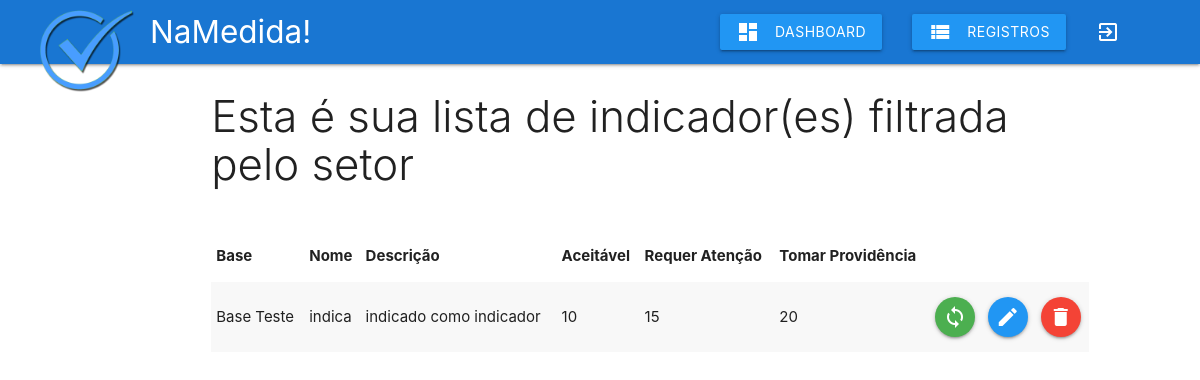
Screenshot of /php/filtrar-setor-indicador.php?idSetor=4 (signed in) with the database file from the repository.
### tables this page shows
CREATE TABLE `indicador` (
  `idIndicador` int(11) NOT NULL,
  `idBase` int(11) DEFAULT NULL,
  `nome` varchar(45) DEFAULT NULL,
  `descricao` varchar(255) DEFAULT NULL,
  `aceitavel` double DEFAULT NULL,
  `requer_atencao` double DEFAULT NULL,
  `tomar_providencia` double DEFAULT NULL
);

CREATE TABLE `base` (
  `idBase` int(11) NOT NULL,
  `nome` varchar(45) DEFAULT NULL,
  `descricao` varchar(255) DEFAULT NULL,
  `idProjeto` int(11) DEFAULT NULL
);

### php/includes/cabecalhos.php (called while the page is built, shortened)
<?php
$indicador[] = 'Base';
$indicador[] = 'Nome';
$indicador[] = 'Descrição';
$indicador[] = 'Aceitável';
$indicador[] = 'Requer Atenção';
$indicador[] = 'Tomar Providência';

### php/filtrar-setor-indicador.php (the view, shortened to what this page needs)
<?php
include_once 'db_connect.php';
include_once 'includes/header.php';
include_once 'includes/cabecalhos.php';
include_once 'includes/navbar.php';
if(isset($_GET['idSetor'])):
	$id = mysqli_escape_string($connect, $_GET['idSetor']);
	$sql = "SELECT * FROM projeto WHERE idSetor = '$id'";
	$ids_projetos = array();
	$ids_bases = array();
	$ids_indicadores = array();
	$resultado = mysqli_query($connect, $sql);
	if (mysqli_num_rows($resultado) > 0):
		while ($projetos_dados = mysqli_fetch_array($resultado)):
			$ids_projetos[] = $projetos_dados['idProjeto'];
		endwhile;
		$sql = "SELECT * FROM base WHERE ";
		for($i = 0; $i < count($ids_projetos); $i++):
			if($i == 0):
				$id = $ids_projetos[$i];
				$sql = $sql."idProjeto = '$id'";
			else:
				$id = $ids_projetos[$i];
				$sql = $sql." OR idProjeto = '$id'";
			endif;
		endfor;
		$resultado = mysqli_query($connect, $sql);
		if (mysqli_num_rows($resultado) > 0):
			while ($bases_dados = mysqli_fetch_array($resultado)):
				$ids_bases[] = $bases_dados['idBase'];
			endwhile;
			$sql = "SELECT * FROM indicador WHERE ";
			for($i = 0; $i < count($ids_bases); $i++):
				if($i == 0):
					$id = $ids_bases[$i];
					$sql = $sql."idBase = '$id'";
				else:
					$id = $ids_bases[$i];
					$sql = $sql." OR idBase = '$id'";
				endif;
			endfor;
			$resultado = mysqli_query($connect, $sql);
			if (mysqli_num_rows($resultado) > 0):
				while($indicadores_dados = mysqli_fetch_array($resultado)):
					$ids_indicadores[] = $indicadores_dados['idIndicador'];
				endwhile;
			endif;
		endif;
	endif;
endif;
?>
<div class="row">
	<div class="col s12 m9 push-m2">
	<?php if(count($ids_indicadores) > 0): ?>
		<h3 class="light"> Esta é sua lista de indicador(es) filtrada pelo setor</h3>
		<table class="striped responsive-table">
			<thead>
				<tr>
				<?php
					foreach ($indicador as $key) {
						echo "<th>$key</th>";
					}
				?>
				</tr>
			</thead>
			<tbody>
				<?php
					$sql = "SELECT * FROM indicador WHERE ";
					for ($i=0; $i < count($ids_bases); $i++) {
						if ($i == 0):
							$sql = $sql."idBase = '$ids_bases[$i]'";
						else:
							$sql = $sql." or idBase = '$ids_bases[$i]'";
						endif;
					}
					$resultado = mysqli_query($connect, $sql);
					if (mysqli_num_rows($resultado) > 0):
					while ($indicadores_dados = mysqli_fetch_array($resultado)):
				?>
				<tr>
					<td><?php
						$id = $indicadores_dados['idBase'];
						$sql = "SELECT nome FROM base WHERE idBase = '$id'";
						$base_nome = mysqli_query($connect, $sql);
						$base_nome = mysqli_fetch_array($base_nome);
						echo $base_nome['nome'];
					?></td>
					<td><?php echo $indicadores_dados['nome']; ?></td>
					<td><?php echo $indicadores_dados['descricao']; ?></td>
					<td><?php echo $indicadores_dados['aceitavel']; ?></td>
					<td><?php echo $indicadores_dados['requer_atencao']; ?></td>
					<td><?php echo $indicadores_dados['tomar_providencia']; ?></td>
					<td><a href="vinculo-indicador.php?idIndicador=<?php echo $indicadores_dados['idIndicador']; ?>" class="btn-floating green"><i class="material-icons">sync</i></a></td>
					<td><a href="editar-indicador.php?idIndicador=<?php echo $indicadores_dados['idIndicador']; ?>" class="btn-floating blue"><i class="material-icons">edit</i></a></td>
					<td><a href="#modal<?php echo $indicadores_dados['idIndicador']; ?>" class="btn-floating red modal-trigger"><i class="material-icons">delete</i></a></td>
				</tr>
				<?php
				endwhile;
				endif;
				else:
				?>
				<h3 class="light"> Nenhum indicador encontrado para este setor</h3>
				<?php
				endif;
				?>
			</tbody>
		</table>
	</div>
</div>
<?php
include_once 'includes/footer.php';
?>

### php/includes/style.php (style rules this page uses)
.responsive-table { margin-top: 40px; }

### rows the page displays
indicador: idBase.nome "Base Teste", nome "indica", descricao "indicado como indicador", aceitavel "10", requer_atencao "15", tomar_providencia "20"

### other values shown
$key "Base"
$key "Nome"
$key "Descrição"
$key "Aceitável"
$key "Requer Atenção"
$key "Tomar Providência"
